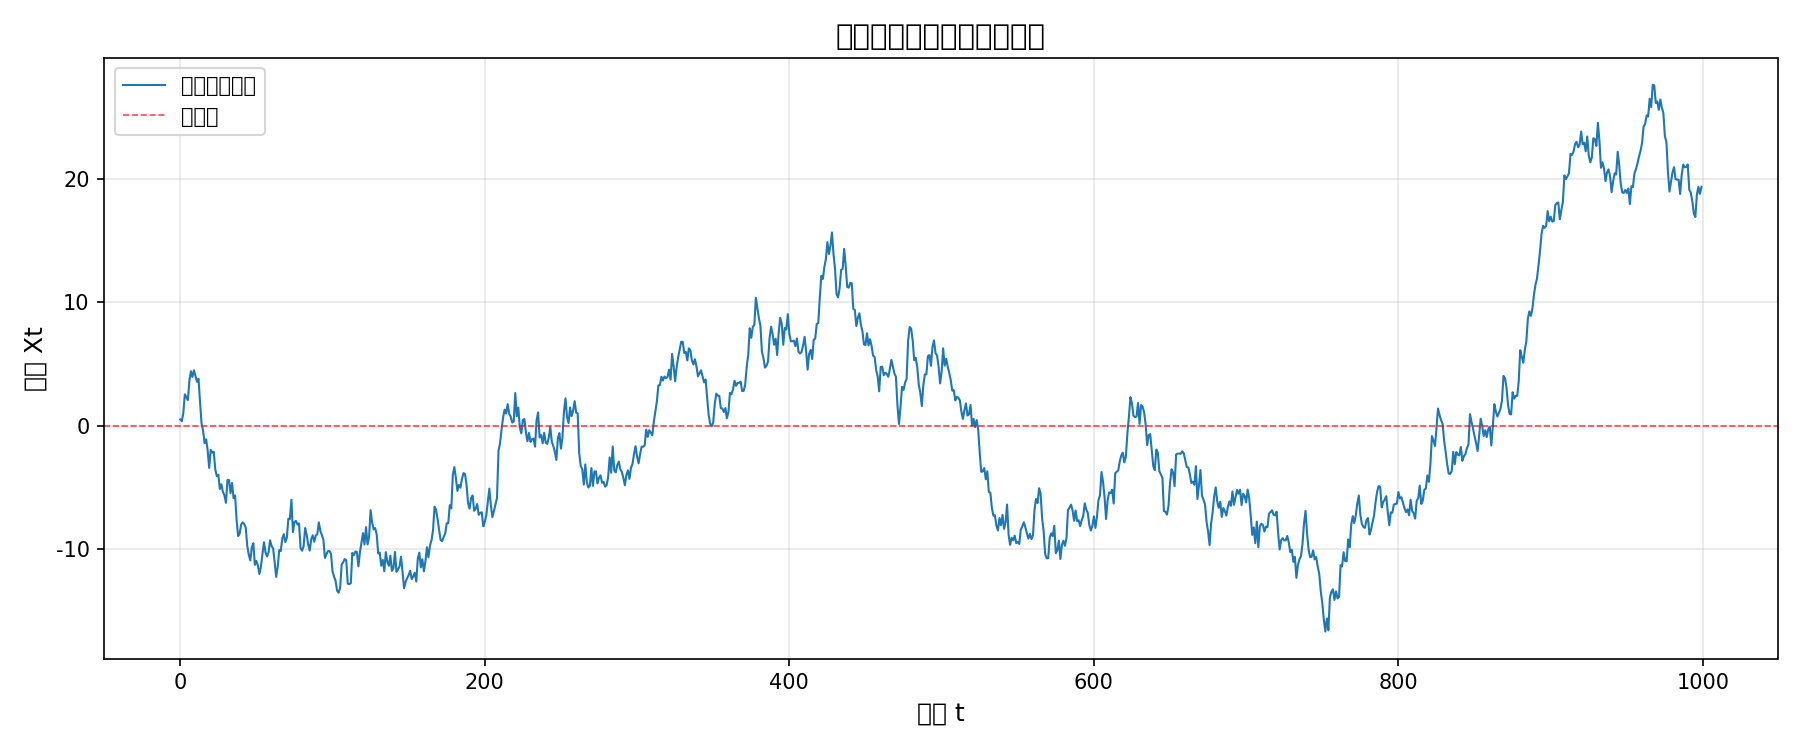

Write Python code to recreate this figure.
import numpy as np
import matplotlib.pyplot as plt

# 设置中文字体
plt.rcParams['font.sans-serif'] = ['WenQuanYi Zen Hei']
plt.rcParams['axes.unicode_minus'] = False

# 随机游走参数
np.random.seed(42)
n_steps = 1000
epsilon = np.random.normal(loc=0, scale=1, size=n_steps)  # 随机残差项
random_walk = np.cumsum(epsilon)  # 累积和 = 随机游走

# 绘图
plt.figure(figsize=(12, 5))
plt.plot(random_walk, linewidth=1, color='#1f77b4', label='随机游走路径')
plt.axhline(y=0, color='red', linestyle='--', linewidth=0.8, alpha=0.7, label='均值线')
plt.title('一维随机游走（离散时间）', fontsize=14)
plt.xlabel('步数 t', fontsize=12)
plt.ylabel('位置 Xt', fontsize=12)
plt.grid(alpha=0.3)
plt.legend()
plt.tight_layout()

# 保存图片
plt.savefig('./random_walk.png', dpi=150)
plt.close()

print("随机游走路径已生成")
